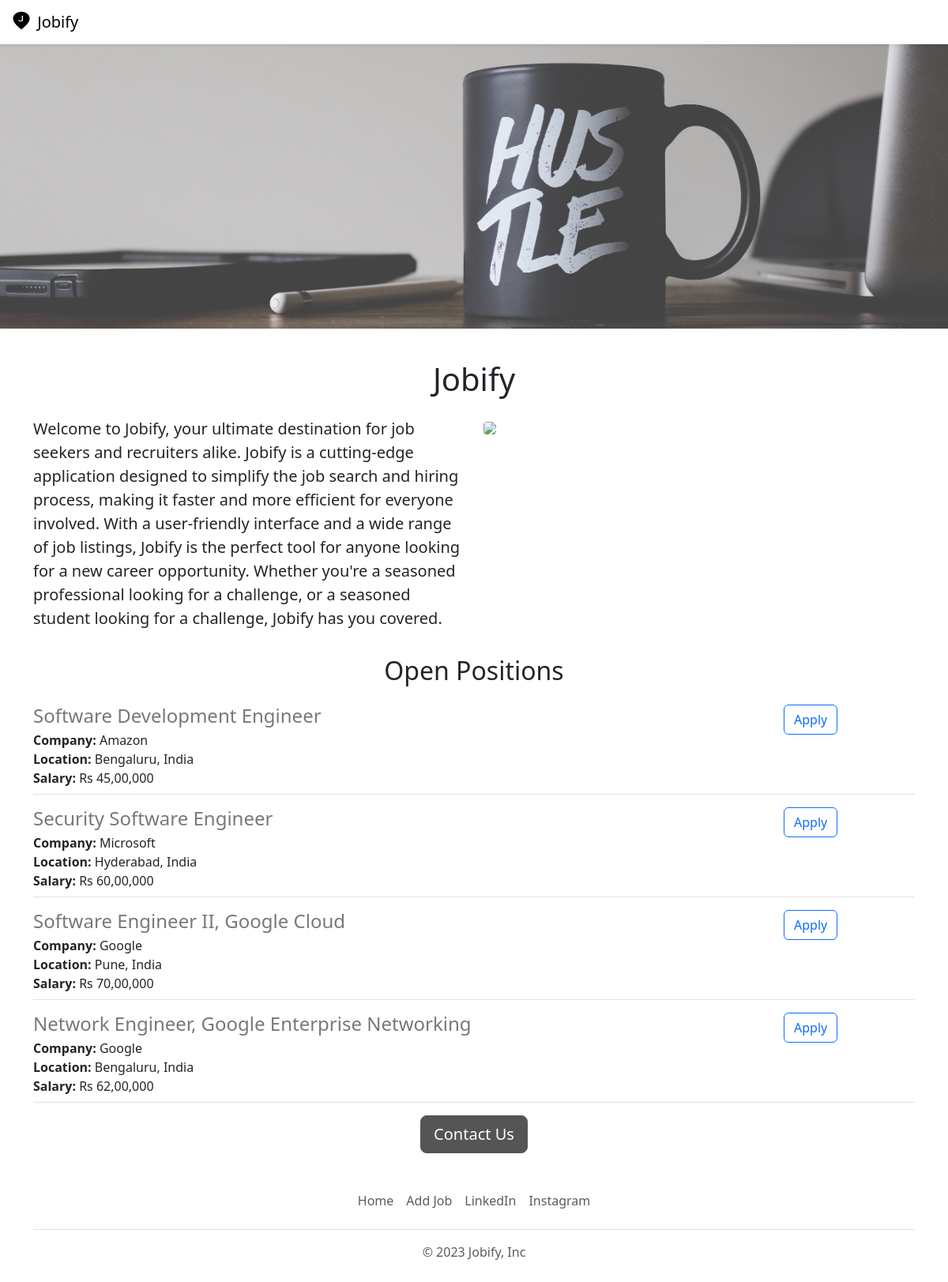
The page / on the database its author committed.
### tables this page shows
CREATE TABLE job_postings (
                                id INTEGER PRIMARY KEY AUTOINCREMENT,  
                                title TEXT NOT NULL,  
                                company TEXT NOT NULL,
                                location TEXT NOT NULL,
                                salary TEXT NOT NULL,
                                job_description TEXT NOT NULL,
                                job_requirement TEXT NOT NULL
                            );

### app.py (the view)
@app.route("/")
def hello_world():
  conn = db_connection()
  cursor = conn.execute("SELECT * FROM job_postings")
  JOBS = [
      dict(id=row[0],
           title=row[1],
           company=row[2],
           location=row[3],
           salary=row[4],
           job_description=row[5],
           job_requirement=row[6]) for row in cursor.fetchall()
  ]
  return render_template('home.html', jobs=JOBS, company_name='Jobify')

### app.py (called while the page is built)
def db_connection():
  conn = None
  try:
    conn = sqlite3.connect('jobopenings.sqlite')
    return conn
  except sqlite3.Error as e:
    print(e)
    return None

### templates/home.html (shortened to what this page needs)
<!DOCTYPE html>
<html>
  <head>
    <link href="https://cdn.jsdelivr.net/npm/bootstrap@5.3.2/dist/css/bootstrap.min.css" rel="stylesheet">
  </head>
  <body>
    {% include 'nav.html' %}
    <img class="img-fluid" id="banner" src="static/banner-1.jpg" alt="Do Something Great">
    <div class="container">
      <h1 class="text-center mt-4 mb-4">{{company_name}}</h1>
      <div class="row" style="margin-bottom:16px;">
        <div class="col-md-6">
          <p class="lead">
            Welcome to Jobify, your ultimate destination for job seekers and recruiters alike. Jobify is a cutting-edge application designed to simplify the job search and hiring process, making it faster and more efficient for everyone involved. With a user-friendly interface and a wide range of job listings, Jobify is the perfect tool for anyone looking for a new career opportunity. Whether you're a seasoned professional looking for a challenge, or a seasoned student looking for a challenge, Jobify has you covered.
          </p>
        </div>
        <div class="d-none d-md-block col-md-6">
          <img src="/static/working.jpg" style="height:320px; border-radius: 4px;">
        </div>
      </div>
      <h2 class="text-center mt-2 mb-4">Open Positions</h2>
      <div class="job-openings">
        {% if jobs %}
          <div>
            {% for job in jobs %}
              {% include 'jobitem.html' %}
            {% endfor %}
          </div>
        {% else %}
          <div class="text-center no-job-openings">
            <p>There are no job openings at the moment ☹</p>
          </div>
        {% endif %}
      </div>
      <div class="text-center">
        <a href="mailto:sanky43jadhav@gmail.com" class="btn btn-primary btn-lg contact-button">Contact Us</a>
      </div>
    </div>
    {% include 'footer.html' %}
  </body>
</html>

### templates/nav.html
<nav class="navbar shadow-sm fixed-top bg-white">
  <div class="container-fluid">
    <a class="navbar-brand" href="#">
      <img src="/static/Jicon.png" alt="Logo" width="30" height="24" class="d-inline-block align-text-top">
      Jobify
    </a>
  </div>
</nav>
<div style="height: 56px;"></div>

### templates/jobitem.html
<div class="border-bottom" style="margin-bottom: 16px; padding-bottom: 8px;">
  <div class="row">
    <div class="col-10">
      <h4 style="color: rgb(120, 120, 120); margin-bottom: 4px;">{{job['title']}}</h4>
      <div>
        <b>Company:</b> {{job['company']}}
      </div>
      <div>
        <b>Location:</b> {{job['location']}}
      </div>
      {% if 'salary' in job %}
      <div>
        <b>Salary:</b> {{job['salary']}}
      </div>
      {% endif %}
    </div>
    <div class="col-2">
      <button type="button" class="btn btn-outline-primary">Apply</button>
    </div>
  </div>
</div>

### templates/footer.html
<div class="container">
  <footer class="py-3 my-4">
    <ul class="nav justify-content-center border-bottom pb-3 mb-3">
      <li class="nav-item"><a href="https://jobify--sanky43jadhav.repl.co/" class="nav-link px-2 text-body-secondary">Home</a></li>
      <li class="nav-item"><a href="https://jobify--sanky43jadhav.repl.co/addjobs" class="nav-link px-2 text-body-secondary">Add Job</a></li>
      <li class="nav-item"><a href="https://www.linkedin.com/in/sankalp-jadhav-07/" class="nav-link px-2 text-body-secondary">LinkedIn</a></li>
      <li class="nav-item"><a href="https://www.instagram.com/sankyy07/" class="nav-link px-2 text-body-secondary">Instagram</a></li>
    </ul>
    <p class="text-center text-body-secondary">&copy; 2023 Jobify, Inc</p>
  </footer>
</div>

### templates/home.html (style rules this page uses)
#banner { height: 360px; width: 100%; object-fit: cover; margin-bottom: 16px; }
.job-openings { margin-bottom: 16px; }
.btn-primary.contact-button { background-color: #555; border-color: #555; color: #fff; }

### rows shown on the page
job_postings: title "Software Development Engineer", company "Amazon", location "Bengaluru, India", salary "Rs 45,00,000"
job_postings: title "Security Software Engineer", company "Microsoft", location "Hyderabad, India", salary "Rs 60,00,000"
job_postings: title "Software Engineer II, Google Cloud", company "Google", location "Pune, India", salary "Rs 70,00,000"
job_postings: title "Network Engineer, Google Enterprise Networking", company "Google", location "Bengaluru, India", salary "Rs 62,00,000"

### other values the page prints
{{ company_name }} "Jobify"
